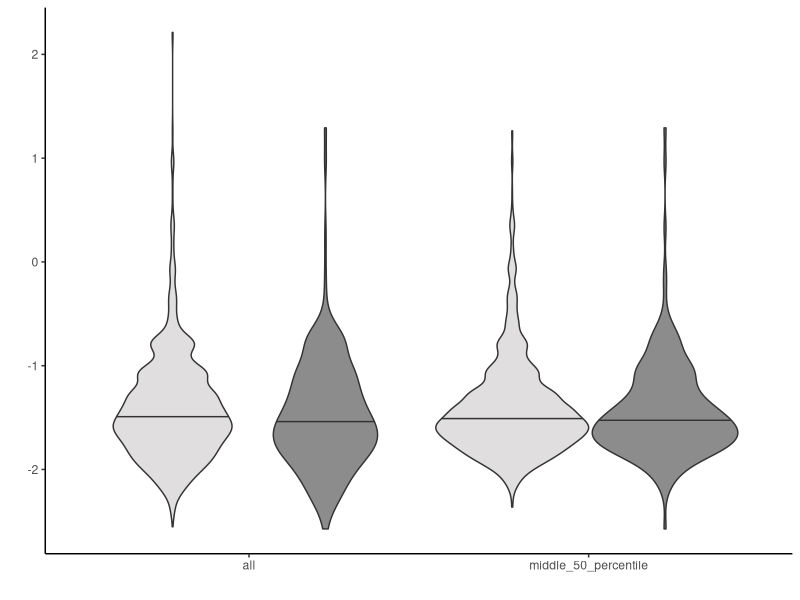

R code for this plot:
library(ggplot2)


dat <- read.table('Boxplot_Input_with_GeneLengthCategory.txt', header=T, sep='\t')

pdf('Figure_2D.pdf', height=3, width=4)
ggplot(dat, aes(x=length_cat, y=tajimas_d, fill=bgc_related)) + geom_violin(draw_quantiles = c(0.5), show.legend=F) + theme_classic() + scale_fill_manual(values=c('#e0dede', '#8c8c8c')) + xlab("") + ylab("") 
#ggplot(dat, aes(x=tajimas_d, fill=bgc_related)) + geom_histogram(show.legend=F) + theme_classic()  + scale_fill_manual(values=c('#e0dede', '#8c8c8c')) + xlab("") + ylab("") + scale_y_log10() + facet_wrap(~bgc_related, ncol=1)
dev.off()
